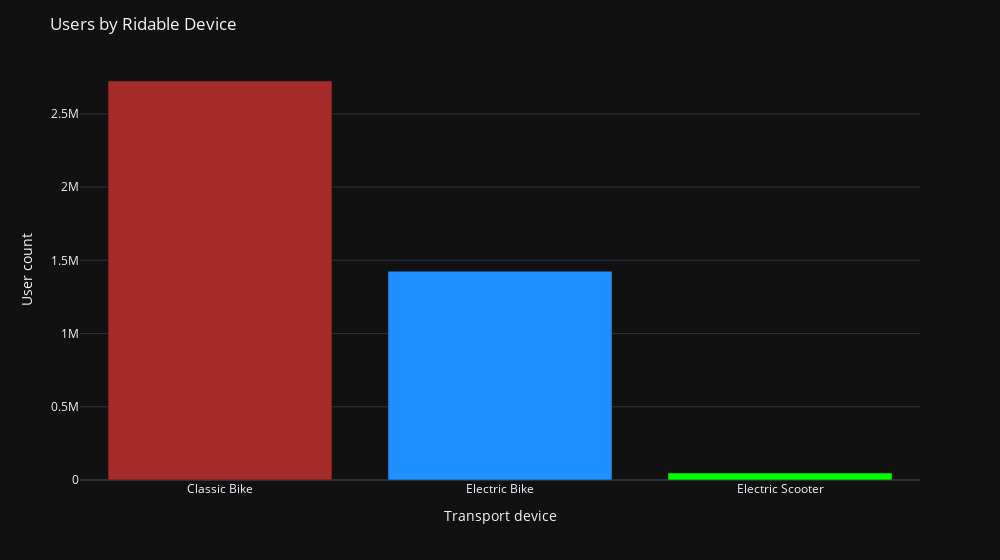

Notebook cell for this chart:
### Code cell
rideable_types_bar = px.bar(
    rideable_types,
    x='rideable_type',
    y='count',
    color='rideable_type',
    width=1000,
    color_discrete_sequence=['brown', 'dodgerblue', 'lime'],
    template='plotly_dark'
)

rideable_types_bar.update_layout(
    xaxis_title='Transport device', 
    yaxis_title='User count', 
    showlegend=False,
    title='Users by Ridable Device',
        xaxis=dict(
        tickvals=rideable_types['rideable_type'],
        ticktext=['Classic Bike', 'Electric Bike', 'Electric Scooter']
    )
)

rideable_types_bar.show()

### Figure 1 — Plotly figure (JSON) as saved in the notebook; plotly's stock layout.template omitted (floating-point values rounded to 4 significant figures)
{"data": [{"hovertemplate": "rideable_type=%{x}<br>count=%{y}<extra></extra>", "legendgroup": "classic_bike", "marker": {"color": "brown", "pattern": {"shape": ""}}, "name": "classic_bike", "orientation": "v", "showlegend": true, "textposition": "auto", "type": "bar", "x": ["classic_bike"], "xaxis": "x", "y": [2724476], "yaxis": "y"}, {"hovertemplate": "rideable_type=%{x}<br>count=%{y}<extra></extra>", "legendgroup": "electric_bike", "marker": {"color": "dodgerblue", "pattern": {"shape": ""}}, "name": "electric_bike", "orientation": "v", "showlegend": true, "textposition": "auto", "type": "bar", "x": ["electric_bike"], "xaxis": "x", "y": [1426242], "yaxis": "y"}, {"hovertemplate": "rideable_type=%{x}<br>count=%{y}<extra></extra>", "legendgroup": "electric_scooter", "marker": {"color": "lime", "pattern": {"shape": ""}}, "name": "electric_scooter", "orientation": "v", "showlegend": true, "textposition": "auto", "type": "bar", "x": ["electric_scooter"], "xaxis": "x", "y": [47617], "yaxis": "y"}], "layout": {"barmode": "relative", "legend": {"title": {"text": "rideable_type"}, "tracegroupgap": 0}, "margin": {"t": 60}, "showlegend": false, "title": {"text": "Users by Ridable Device"}, "width": 1000, "xaxis": {"anchor": "y", "categoryarray": ["classic_bike", "electric_bike", "electric_scooter"], "categoryorder": "array", "domain": [0, 1], "ticktext": ["Classic Bike", "Electric Bike", "Electric Scooter"], "tickvals": ["classic_bike", "electric_bike", "electric_scooter"], "title": {"text": "Transport device"}}, "yaxis": {"anchor": "x", "domain": [0, 1], "title": {"text": "User count"}}}}
